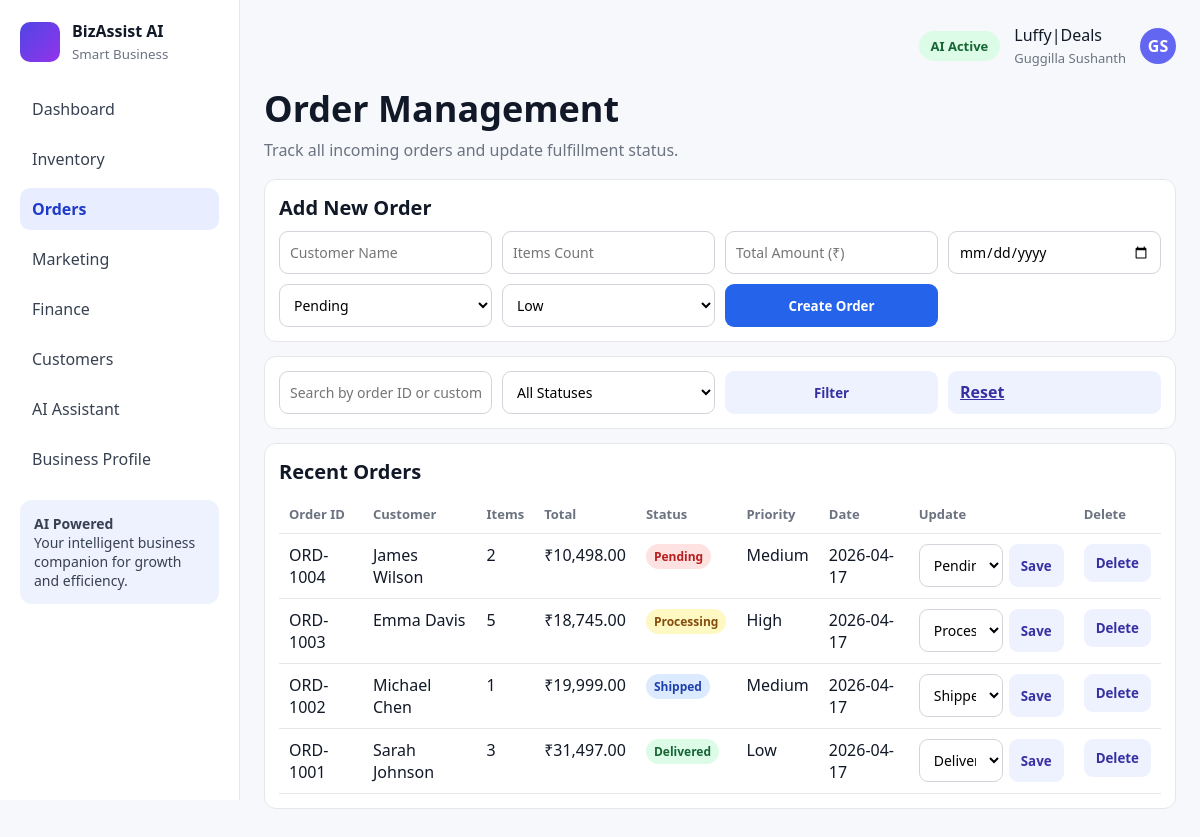
The page /orders (signed in) on the database its author committed.
### tables this page shows
CREATE TABLE business_profile (
            id INTEGER PRIMARY KEY CHECK (id = 1),
            owner_name TEXT NOT NULL,
            business_name TEXT NOT NULL,
            email TEXT NOT NULL,
            phone TEXT NOT NULL,
            business_type TEXT NOT NULL,
            monthly_revenue REAL NOT NULL DEFAULT 0,
            monthly_expenses REAL NOT NULL DEFAULT 0,
            marketing_spend REAL NOT NULL DEFAULT 0,
            growth_target REAL NOT NULL DEFAULT 0
        , account_type TEXT NOT NULL DEFAULT 'business', location TEXT NOT NULL DEFAULT '');

CREATE TABLE orders (
            id INTEGER PRIMARY KEY AUTOINCREMENT,
            order_code TEXT NOT NULL,
            customer_name TEXT NOT NULL,
            items_count INTEGER NOT NULL DEFAULT 1,
            total_amount REAL NOT NULL DEFAULT 0,
            status TEXT NOT NULL,
            priority TEXT NOT NULL,
            order_date TEXT NOT NULL
        );

### app.py (the view, shortened to what this page needs)
@app.route("/orders", methods=["GET", "POST"])
def orders():
    if not business_profile_required():
        return redirect(url_for("root"))
    redir = require_business_user()
    if redir:
        return redir
    conn = get_db_connection()
    q = request.args.get("q", "").strip()
    status = request.args.get("status", "").strip()
    query = "SELECT * FROM orders WHERE 1=1"
    params = []
    if q:
        query += " AND (order_code LIKE ? OR customer_name LIKE ?)"
        params.extend([f"%{q}%", f"%{q}%"])
    if status:
        query += " AND status = ?"
        params.append(status)
    query += " ORDER BY id DESC"
    rows = conn.execute(query, params).fetchall()
    metrics = query_metrics(conn)
    conn.close()
    return render_template(
        "orders.html",
        active_page="orders",
        orders=rows,
        selected_status=status,
        q=q,
        metrics=metrics,
    )

### app.py (called while the page is built)
def get_db_connection():
    conn = sqlite3.connect("database.db")
    conn.row_factory = sqlite3.Row
    return conn

def format_inr(value):
    try:
        amount = float(value or 0)
    except (TypeError, ValueError):
        amount = 0
    sign = "-" if amount < 0 else ""
    amount = abs(amount)
    integer = int(amount)
    decimal = f"{amount:.2f}".split(".")[1]
    s = str(integer)
    if len(s) > 3:
        head = s[:-3]
        tail = s[-3:]
        chunks = []
        while len(head) > 2:
            chunks.insert(0, head[-2:])
            head = head[:-2]
        if head:
            chunks.insert(0, head)
        s = ",".join(chunks + [tail])
    return f"{sign}₹{s}.{decimal}"

def get_business_profile(conn):
    return conn.execute("SELECT * FROM business_profile WHERE id = 1").fetchone()

def get_account_type(profile):
    if not profile:
        return None
    try:
        raw = profile["account_type"]
    except (KeyError, IndexError):
        raw = None
    t = (raw or "business").strip().lower()
    return t if t in ("business", "personal") else "business"

def session_matches_profile(profile):
    if not profile:
        return False
    auth = session.get("account_auth")
    if auth not in ("business", "personal"):
        return False
    return auth == get_account_type(profile)

def require_business_user():
    conn = get_db_connection()
    profile = get_business_profile(conn)
    conn.close()
    if not profile or not session_matches_profile(profile):
        return redirect(url_for("root"))
    if get_account_type(profile) == "personal":
        return redirect(url_for("marketing"))
    return None

def business_profile_required():
    conn = get_db_connection()
    profile = get_business_profile(conn)
    conn.close()
    return profile is not None and session_matches_profile(profile)

### templates/orders.html (shortened to what this page needs)
{% extends "base.html" %}
{% block content %}
<h1 class="page-title">Order Management</h1>
<p class="page-subtitle">Track all incoming orders and update fulfillment status.</p>
<div class="panel">
    <h3 class="section-title">Add New Order</h3>
    <form method="post" class="form-grid">
        <input class="input" name="customer_name" placeholder="Customer Name" required>
        <input class="input" type="number" name="items_count" min="1" placeholder="Items Count" required>
        <input class="input" type="number" step="0.01" name="total_amount" placeholder="Total Amount (₹)" required>
        <input class="input" type="date" name="order_date">
        <select name="status">
            <option>Pending</option><option>Processing</option><option>Shipped</option><option>Delivered</option>
        </select>
        <select name="priority">
            <option>Low</option><option>Medium</option><option>High</option>
        </select>
        <button class="btn btn-primary" type="submit">Create Order</button>
    </form>
</div>
<div class="panel">
    <form method="get" class="form-grid">
        <input class="input" name="q" value="{{ q }}" placeholder="Search by order ID or customer">
        <select name="status">
            <option value="">All Statuses</option>
        </select>
        <button class="btn btn-secondary" type="submit">Filter</button>
        <a class="btn btn-secondary" href="/orders">Reset</a>
    </form>
</div>
<div class="panel">
    <h3 class="section-title">Recent Orders</h3>
    <table>
        <thead>
            <tr><th>Order ID</th><th>Customer</th><th>Items</th><th>Total</th><th>Status</th><th>Priority</th><th>Date</th><th>Update</th><th>Delete</th></tr>
        </thead>
        <tbody>
            {% for order in orders %}
            <tr>
                <td>{{ order["order_code"] }}</td>
                <td>{{ order["customer_name"] }}</td>
                <td>{{ order["items_count"] }}</td>
                <td>{{ order["total_amount"]|inr }}</td>
                <td>
                    <span class="status {% if order['status'] == 'Delivered' %}status-green{% elif order['status'] == 'Shipped' %}status-blue{% elif order['status'] == 'Processing' %}status-yellow{% else %}status-red{% endif %}">
                        {{ order["status"] }}
                    </span>
                </td>
                <td>{{ order["priority"] }}</td>
                <td>{{ order["order_date"] }}</td>
                <td>
                    <form method="post" action="/orders/{{ order['id'] }}/status" style="display:flex; gap:6px;">
                        <select name="status">
                            <option {% if order["status"] == "Pending" %}selected{% endif %}>Pending</option>
                            <option {% if order["status"] == "Processing" %}selected{% endif %}>Processing</option>
                            <option {% if order["status"] == "Shipped" %}selected{% endif %}>Shipped</option>
                            <option {% if order["status"] == "Delivered" %}selected{% endif %}>Delivered</option>
                        </select>
                        <button class="btn btn-secondary" type="submit">Save</button>
                    </form>
                </td>
                <td>
                    <form method="post" action="/orders/delete/{{ order['id'] }}" onsubmit="return confirm('Delete this order?');">
                        <button class="btn btn-secondary" type="submit">Delete</button>
                    </form>
                </td>
            </tr>
            {% endfor %}
        </tbody>
    </table>
</div>
{% endblock %}

### templates/base.html (shortened to what this page needs)
<!DOCTYPE html>
<html lang="en">
<head>
</head>
<body>
<div class="app">
    <aside class="sidebar">
        <div class="logo">
            <div class="logo-icon"></div>
            <div>
                <div><b>BizAssist AI</b></div>
                <small>Smart Business</small>
            </div>
        </div>
        <nav class="nav">
            {% if is_personal_account %}
            <a href="/marketing" class="{{ 'active' if active_page == 'marketing' else '' }}">Local offers</a>
            <a href="/business-profile" class="{{ 'active' if active_page == 'business_profile' else '' }}">My account</a>
            {% else %}
            <a href="/dashboard" class="{{ 'active' if active_page == 'dashboard' else '' }}">Dashboard</a>
            <a href="/inventory" class="{{ 'active' if active_page == 'inventory' else '' }}">Inventory</a>
            <a href="/orders" class="{{ 'active' if active_page == 'orders' else '' }}">Orders</a>
            <a href="/marketing" class="{{ 'active' if active_page == 'marketing' else '' }}">Marketing</a>
            <a href="/finance" class="{{ 'active' if active_page == 'finance' else '' }}">Finance</a>
            <a href="/customers" class="{{ 'active' if active_page == 'customers' else '' }}">Customers</a>
            <a href="/assistant" class="{{ 'active' if active_page == 'assistant' else '' }}">AI Assistant</a>
            <a href="/business-profile" class="{{ 'active' if active_page == 'business_profile' else '' }}">Business Profile</a>
            {% endif %}
        </nav>
        <div class="promo">
            <b>AI Powered</b>
            <p>Your intelligent business companion for growth and efficiency.</p>
        </div>
    </aside>
    <main class="content">
        <div class="topbar">
            <span class="pill">AI Active</span>
            <div>{{ business_name }}<br><span class="muted">{{ owner_name }}</span></div>
            <details class="user-menu">
                <summary title="Account">{{ avatar_text }}</summary>
            </details>
        </div>
        {% block content %}{% endblock %}
    </main>
</div>
</body>
</html>

### templates/base.html (style rules this page uses)
* { box-sizing: border-box; margin: 0; padding: 0; font-family: "Segoe UI", sans-serif; }
body { background: #f6f8fb; color: #111827; }
.app { display: flex; min-height: 100vh; }
.sidebar { width: 240px; background: #fff; border-right: 1px solid #e5e7eb; padding: 20px; position: sticky; top: 0; height: 100vh; }
.logo { display: flex; gap: 12px; align-items: center; margin-bottom: 24px; }
.logo-icon { width: 40px; height: 40px; border-radius: 10px; background: linear-gradient(135deg, #4f46e5, #9333ea); }
.logo small { color: #6b7280; }
.nav a { display: block; text-decoration: none; color: #374151; padding: 10px 12px; border-radius: 10px; margin-bottom: 8px; }
.nav a.active { background: #e8eeff; color: #1f3bc9; font-weight: 600; }
.promo { margin-top: 20px; background: #eef2ff; border-radius: 12px; padding: 14px; color: #374151; font-size: 14px; }
.content { flex: 1; padding: 24px; }
.topbar { display: flex; justify-content: flex-end; align-items: center; gap: 14px; margin-bottom: 16px; }
.pill { background: #dcfce7; color: #166534; border-radius: 999px; padding: 6px 12px; font-size: 13px; font-weight: 600; }
.user-menu { position: relative; }
.user-menu summary { list-style: none; cursor: pointer; width: 36px; height: 36px; border-radius: 50%; background: #6366f1; color: #fff; display: grid; place-items: center; font-weight: 700; border: 2px solid transparent; }
.page-title { margin-bottom: 6px; font-size: 36px; }
.page-subtitle { color: #6b7280; margin-bottom: 18px; }
.muted { color: #6b7280; font-size: 13px; }
.section-title { margin-bottom: 10px; font-size: 20px; }
table { width: 100%; border-collapse: collapse; }
th, td { text-align: left; padding: 10px; border-bottom: 1px solid #e5e7eb; vertical-align: top; }
th { color: #6b7280; font-size: 13px; font-weight: 600; }
.status { padding: 4px 8px; border-radius: 999px; font-size: 12px; font-weight: 600; display: inline-block; }
.status-green { background: #dcfce7; color: #166534; }
.status-blue { background: #dbeafe; color: #1e40af; }
.status-yellow { background: #fef9c3; color: #854d0e; }
.status-red { background: #fee2e2; color: #b91c1c; }
.panel { background: #fff; border: 1px solid #e5e7eb; border-radius: 12px; padding: 14px; margin-bottom: 14px; }
.form-grid { display: grid; grid-template-columns: repeat(4, minmax(120px, 1fr)); gap: 10px; }
.input, select, textarea { width: 100%; border: 1px solid #d1d5db; border-radius: 9px; padding: 10px; font-size: 14px; background: #fff; }
.btn { border: none; border-radius: 9px; padding: 10px 12px; cursor: pointer; font-weight: 600; }
.btn-primary { background: #2563eb; color: #fff; }
.btn-secondary { background: #eef2ff; color: #3730a3; }

### rows shown on the page
business_profile: business_name "Luffy|Deals", owner_name "Guggilla Sushanth"
orders: order_code "ORD-1004", customer_name "James Wilson", items_count "2", total_amount|inr "₹10,498.00", status "Pending", priority "Medium", order_date "2026-04-17"
orders: order_code "ORD-1003", customer_name "Emma Davis", items_count "5", total_amount|inr "₹18,745.00", status "Processing", priority "High", order_date "2026-04-17"
orders: order_code "ORD-1002", customer_name "Michael Chen", items_count "1", total_amount|inr "₹19,999.00", status "Shipped", priority "Medium", order_date "2026-04-17"
orders: order_code "ORD-1001", customer_name "Sarah Johnson", items_count "3", total_amount|inr "₹31,497.00", status "Delivered", priority "Low", order_date "2026-04-17"

### other values the page prints
{{ avatar_text }} "GS"
